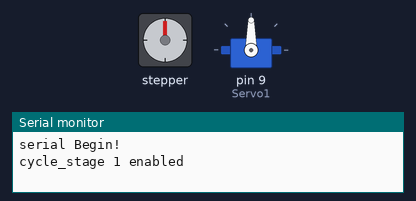
The sketch below on a simulated Arduino Uno, built with avr-gcc and run on an emulated ATmega328P. Shown: stepper motor, servo, the last lines printed to the serial monitor. Wiring (inferred from the names in the program): stepper motor (2048 steps per turn assumed): coils pin 10, pin 11, pin 12, pin 13.

Above: at 0.15 s.
At 1.1 s:
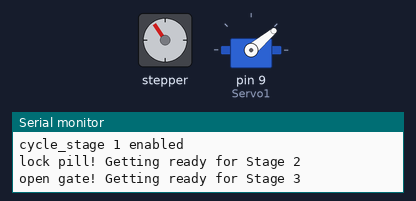
At 20.39 s:
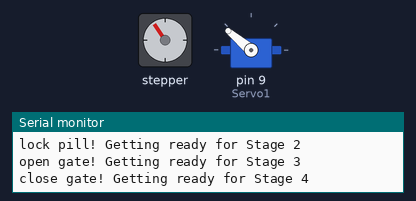
At 39.47 s:
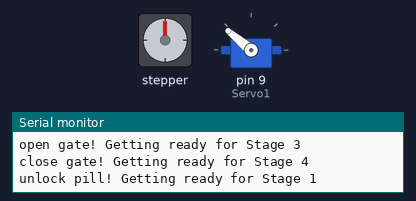
Timing chart, 0 to 40.0 s (numbered marks = the images above):
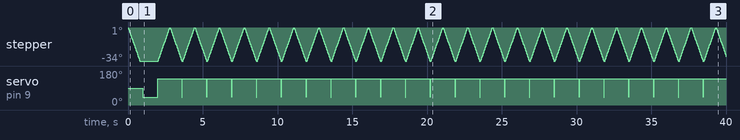

The sketch:

dispense_test.ino
```cpp
#include <Servo.h>

#define Time_interval_stepper 1000
#define Time_interval_servo 500
#define stepper_steps 50

#define stepMotorPin1 10
#define stepMotorPin2 11
#define stepMotorPin3 12
#define stepMotorPin4 13

Servo Servo1;

int cycle_stage;
int start = 1;
void setup()
{
    Servo1.attach (9); //Il Servo1 è collegato al pin digitale

    pinMode(stepMotorPin1, OUTPUT);
    pinMode(stepMotorPin2, OUTPUT);
    pinMode(stepMotorPin3, OUTPUT);
    pinMode(stepMotorPin4, OUTPUT);

    Serial.begin(9600);
    Serial.println("serial Begin!");

}

void loop()
{
    unsigned long t_0, t_current;
    if (start ==1)
    {
        t_0 = millis; start = 0;
        cycle_stage = 1;
        Serial.println("cycle_stage 1 enabled");
    }

    /* TAKE TIMESTAMP EVERY CYCLE i.e. UPDATE TIME TO CURRENT ARD TIME  */
    t_current = millis();


    if((t_current - t_0 >1000) &&  (cycle_stage == 1))                                            //   STAGE 1
    {
        lock_pill();
        t_0 = t_current;
        cycle_stage = 2;
        Serial.println("lock pill! Getting ready for Stage 2");
    }


/*              ESSENTIAL FOR PHOTOINTERRUPTER TO WORK HERE                        */

  if((t_current - t_0 >1000) &&  cycle_stage == 2)   //wait 500ms                             //   STAGE 2
    {
        open_gate();
        t_0 = t_current;
        cycle_stage = 3;
        Serial.println("open gate! Getting ready for Stage 3");
    }


/*                                                            */
    if((t_current - t_0 >2000) && cycle_stage == 3)   //wait 2000ms                             //   STAGE 3
    {
        close_gate();
        t_0 = t_current;
        cycle_stage = 4;
        Serial.println("close gate! Getting ready for Stage 4");
    }
    //wait 500ms

    if((t_current - t_0 >1000) && cycle_stage == 4 )  //wait 500ms                             //   STAGE 3
    {
        unlock_pill();
        t_0 = t_current;
        cycle_stage = 1;
        Serial.println("unlock pill! Getting ready for Stage 1");
    }


}

void lock_pill()   // Stepper motor operation
{
    for(int j=0; j<stepper_steps; j++){

        int motor_Speed = 4;   /*  TO BE INSERTED THE RIGHT motor speed value   */
        digitalWrite(stepMotorPin4, HIGH);
        digitalWrite(stepMotorPin3, LOW);
        digitalWrite(stepMotorPin2, LOW);
        digitalWrite(stepMotorPin1, LOW);
        delay(motor_Speed);
        digitalWrite(stepMotorPin4, LOW);
        digitalWrite(stepMotorPin3, HIGH);
        digitalWrite(stepMotorPin2, LOW);
        digitalWrite(stepMotorPin1, LOW);
        delay(motor_Speed);
        digitalWrite(stepMotorPin4, LOW);
        digitalWrite(stepMotorPin3, LOW);
        digitalWrite(stepMotorPin2, HIGH);
        digitalWrite(stepMotorPin1, LOW);
        delay(motor_Speed);
        digitalWrite(stepMotorPin4, LOW);
        digitalWrite(stepMotorPin3, LOW);
        digitalWrite(stepMotorPin2, LOW);
        digitalWrite(stepMotorPin1, HIGH);
        delay(motor_Speed);
    }

}

void unlock_pill()   //Stepper_motor operation
{
    for(int j=0; j<stepper_steps; j++){

        int motor_Speed = 4;   /*  TO BE INSERTED THE RIGHT motor speed value   */
        digitalWrite(stepMotorPin4, LOW);
        digitalWrite(stepMotorPin3, LOW);
        digitalWrite(stepMotorPin2, LOW);
        digitalWrite(stepMotorPin1, HIGH);
        delay(motor_Speed);
        digitalWrite(stepMotorPin4, LOW);
        digitalWrite(stepMotorPin3, LOW);
        digitalWrite(stepMotorPin2, HIGH);
        digitalWrite(stepMotorPin1, LOW);
        delay(motor_Speed);
        digitalWrite(stepMotorPin4, LOW);
        digitalWrite(stepMotorPin3, HIGH);
        digitalWrite(stepMotorPin2, LOW);
        digitalWrite(stepMotorPin1, LOW);
        delay(motor_Speed);
        digitalWrite(stepMotorPin4, HIGH);
        digitalWrite(stepMotorPin3, LOW);
        digitalWrite(stepMotorPin2, LOW);
        digitalWrite(stepMotorPin1, LOW);
        delay(motor_Speed);
    }
}


void open_gate()
{
    int motor_Speed = 1000;
    Servo1.write (40);

}

void close_gate()
{
    int motor_Speed = 1000;
    Servo1.write (140);
}
```

Measured:
- by itself, servo on pin 9 (Servo1): repeats every 1.6 s: 140° 1.6 s, 40° 0.01 s
